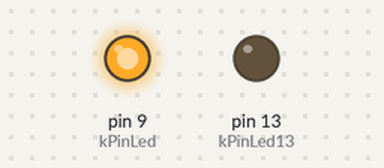
A sketch run on a simulated Arduino Uno, built with avr-gcc and run on an emulated ATmega328P. Shown: output pins drawn as LEDs (lit = HIGH).

Above: at 0.1 s.
At 2.1 s:
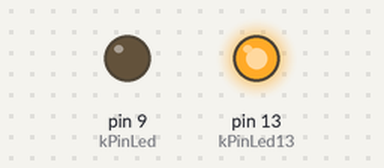
At 4.4 s:
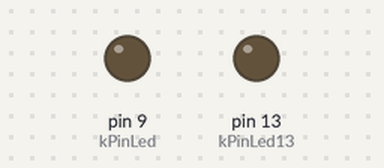
Timing chart, 0 to 6.5 s (numbered marks = the images above):
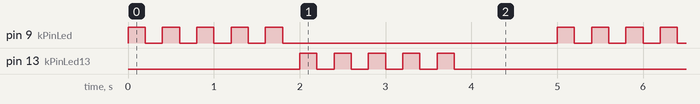

The sketch:

sketch_sep24a.ino
```cpp
const int kPinLed = 9;
const int kPinLed13 = 13;

void setup()
{
  pinMode(kPinLed, OUTPUT);
  pinMode(kPinLed13, OUTPUT);
}

void loop()
{
  for (int i = 0; i < 5; i++) {
    digitalWrite(kPinLed, HIGH);
    delay(200);
    digitalWrite(kPinLed, LOW);
    delay(200);
  }

   for (int i = 0; i < 5; i++) {
    digitalWrite(kPinLed13, HIGH);
    delay(200);
    digitalWrite(kPinLed13, LOW);
    delay(200);
  }
  delay(1000); // 1 second
}
```

Measured:
- by itself, pin 9 (kPinLed), pin 13 (kPinLed13): repeats every 5.0 s: 4 × (LOW 0.20 s, HIGH 0.20 s), LOW 3.2 s, HIGH 0.20 s
- by itself, everything shown: repeats every 5.0 s, in 20 steps
